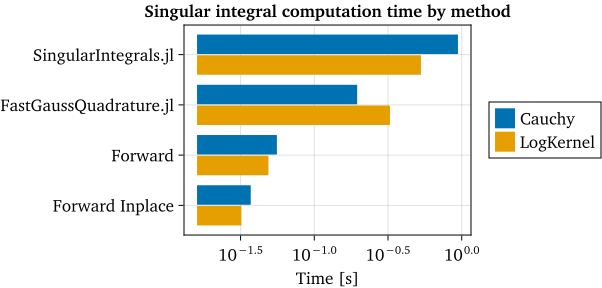

Reproduce this figure in Julia.
using CairoMakie;

table = (
    categories=[1, 1, 2, 2, 3, 3, 4, 4],
    height=[
        3.20440e-2, 3.70610e-2,
        4.88570e-2, 5.57510e-2,
        3.26098e-1, 1.95355e-1,
        5.29024e-1, 9.42860e-1,
    ],
    groups=[1, 2, 1, 2, 1, 2, 1, 2]
);

pt = 4 / 3;
inch = 96;

set_theme!(
    fontsize=round(13pt),
    linewidth=2,
    markersize=13,
    fonts = (regular = "charter", bold = "charter bold", italic = "charter italic", bold_italic = "charter bold italic"),
    figure_padding=1,
);

fig = Figure(size=(6.27inch, 3inch));
ax = Axis(
    fig[1, 1],
    title="Singular integral computation time by method",
    xlabel="Time [s]",
    yticks=(1:4, ["Forward Inplace", "Forward", "FastGaussQuadrature.jl", "SingularIntegrals.jl",]),
    xscale=log10,
);

c1 = Makie.wong_colors()[2];
c2 = Makie.wong_colors()[1];

b = barplot!(
    table.categories,
    table.height,
    dodge=table.groups,
    color=table.groups,
    direction=:x,
    colormap=[c1, c2],
);

legend = Legend(
    fig[1, 2],
    [PolyElement(color=c2), PolyElement(color=c1)],
    ["Cauchy", "LogKernel"],
    orientation=:vertical,
);

fig

save("integrals.svg", fig)